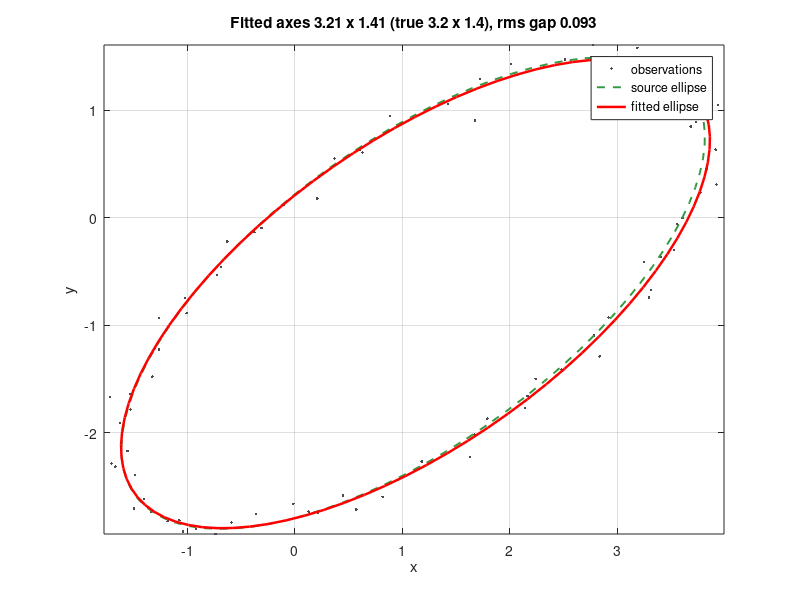

Write MATLAB code to recreate this figure.
%=============================================================================
% Copyright (c) 2026-present Allan CORNET (Nelson)
%=============================================================================
% This file is part of Nelson.
%=============================================================================
% LICENCE_BLOCK_BEGIN
% SPDX-License-Identifier: LGPL-3.0-or-later
% LICENCE_BLOCK_END
%=============================================================================
% Estimate a rotated ellipse from noisy observations.
rng(42);
sampleAngles = linspace(0, 2 * pi, 90).';
trueAxes = [3.2 1.4];
trueCenter = [1.1 -0.7];
trueAngle = pi / 5;
rotation = [cos(trueAngle) -sin(trueAngle); ...
  sin(trueAngle) cos(trueAngle)];
cleanPoints = ([trueAxes(1) * cos(sampleAngles), ...
  trueAxes(2) * sin(sampleAngles)] * rotation.') + trueCenter;
observedX = cleanPoints(:, 1) + 0.08 * randn(size(sampleAngles));
observedY = cleanPoints(:, 2) + 0.08 * randn(size(sampleAngles));

% Scaled radial gap: the plain algebraic error ((u/a)^2 + (v/b)^2 - 1)^2 favours
% huge ellipses, so measure the gap in units of the mean axis length instead.
radialGap = @(parameters) sqrt(...
  ((cos(parameters(5)) * (observedX - parameters(3)) + ...
  sin(parameters(5)) * (observedY - parameters(4))) / exp(parameters(1))) .^ 2 + ...
  ((-sin(parameters(5)) * (observedX - parameters(3)) + ...
  cos(parameters(5)) * (observedY - parameters(4))) / exp(parameters(2))) .^ 2) - 1;
objective = @(parameters) sum((radialGap(parameters) * ...
  sqrt(exp(parameters(1)) * exp(parameters(2)))) .^ 2);
initialParameters = [log(3); log(1); mean(observedX); mean(observedY); 0];
[fittedParameters, residual] = fminsearch(objective, initialParameters, ...
  optimset('Display', 'off', 'MaxIter', 2000, 'MaxFunEvals', 4000));

fittedAxes = exp(fittedParameters(1:2));
fittedCenter = fittedParameters(3:4).';
fittedAngle = fittedParameters(5);
fittedRotation = [cos(fittedAngle) -sin(fittedAngle); ...
  sin(fittedAngle) cos(fittedAngle)];
fittedPoints = ([fittedAxes(1) * cos(sampleAngles), ...
  fittedAxes(2) * sin(sampleAngles)] * fittedRotation.') + fittedCenter;

figureHandle = figure('Name', 'Noisy ellipse fit', 'NumberTitle', 'off');
axesHandle = axes('Parent', figureHandle);
plot(axesHandle, observedX, observedY, '.', 'Color', [0.30 0.30 0.30]);
hold(axesHandle, 'on');
plot(axesHandle, cleanPoints(:, 1), cleanPoints(:, 2), '--', ...
  'Color', [0.20 0.60 0.25], 'LineWidth', 1.4);
plot(axesHandle, fittedPoints(:, 1), fittedPoints(:, 2), 'r-', ...
  'LineWidth', 1.8);
hold(axesHandle, 'off');
axis(axesHandle, 'equal');
grid(axesHandle, 'on');
xlabel(axesHandle, 'x');
ylabel(axesHandle, 'y');
title(axesHandle, sprintf('Fitted axes %.2f x %.2f (true %.1f x %.1f), rms gap %.3f', ...
  fittedAxes(1), fittedAxes(2), trueAxes(1), trueAxes(2), sqrt(residual / numel(observedX))));
legend(axesHandle, 'observations', 'source ellipse', 'fitted ellipse', ...
  'Location', 'best');
%=============================================================================
